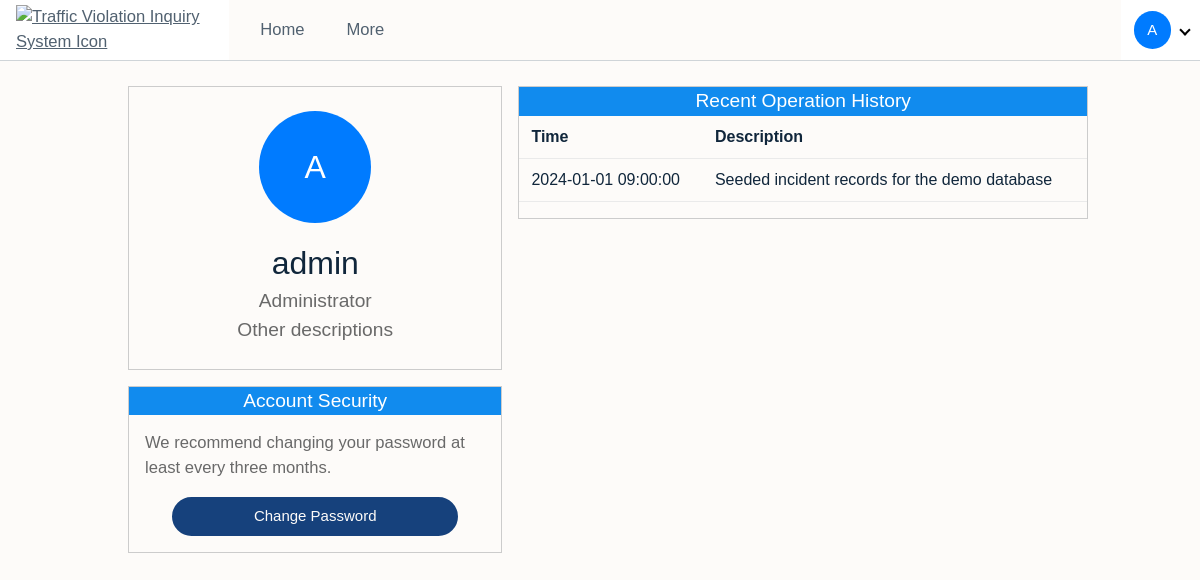
/cw2/profile_page.php (signed in), run on the app's committed database.
### tables this page shows
CREATE TABLE `Modification` (
  `Modification_ID` int(11) NOT NULL AUTO_INCREMENT,
  `User_ID` int(11) DEFAULT NULL,
  `Modification_type` varchar(20) NOT NULL,
  `Modification_datetime` datetime NOT NULL,
  `Modification_table` varchar(50) NOT NULL,
  `Modification_description` varchar(500) NOT NULL,
  `Modification_ref_ID` int(11) DEFAULT NULL,
  PRIMARY KEY (`Modification_ID`),
  KEY `fk_modification_user` (`User_ID`),
  CONSTRAINT `fk_modification_user` FOREIGN KEY (`User_ID`) REFERENCES `User` (`ID`)
);

### html/php_utils.php (called while the page is built, shortened)
<?php
function get_relative_path_to_root($file_path)
{
    $curr_path_to_root = ltrim(str_replace($_SERVER['DOCUMENT_ROOT'], '', $file_path), '/');
    $folders = explode('/', $curr_path_to_root);
    array_pop($folders);
    $relative_path_to_root = '';
    foreach ($folders as $folder) {
        $relative_path_to_root .= '../';
    }
    return $relative_path_to_root;
}
function get_current_user_id($conn){
    if(isset($_SESSION[USERNAME])){
        $username = $_SESSION[USERNAME];
        $stmt = $conn->prepare("SELECT ID FROM User WHERE Username = ?");
        $stmt->bind_param("s", $username);
        $stmt->execute();
        $result = $stmt->get_result();
        if ($result->num_rows > 0) {
            while ($row = $result->fetch_assoc()) {
                $user_id = $row["ID"];
                return $user_id;
            }
        }
    }
    return null;
}
?>

### html/cw2/profile_page.php (the view, shortened to what this page needs)
<?php
include_once $_SERVER['DOCUMENT_ROOT'].'/php_utils.php';
include_once $_SERVER['DOCUMENT_ROOT'].'/'.GADGET_UTILS_DIR.'navi_bar.php';
?>
<html lang="en-GB">
<head>
</head>
<body>
<?php
render_navi_bar(__FILE__);
?>
<div class="main_page_wrapper">
    <div class="profile-wrapper">
        <div class = 'profile-container'>
            <div class="left-column">
                <div class="profile_in_column_block">
                    <div class="profile_in_block_column_wrapper">
                        <span class="profile_user_icon"><?php echo strtoupper($_SESSION[USERNAME][0]) ?></span>
                        <div style="font-size: 2rem; margin-top: 1rem;">
                            <?php echo $_SESSION['Username'] ?>
                        </div>
                        <div style="font-size: 1.2rem; color: dimgrey;">
                            <?php
                                $authority = $_SESSION[AUTHORITY];
                                echo $authority;
                            ?>
                        </div>
                        <div style="font-size: 1.2rem; color: dimgrey;">
                            Other descriptions
                        </div>
                    </div>
                </div>
                <div class="profile_in_column_block">
                    <div class="profile_in_block_column_wrapper">
                        <span class = "profile_block_title">Account Security</span>
                        <div style="margin: 1rem; color: dimgrey;">We recommend changing your password at least every three months.</div>
                        <button id="change_password_button" class="btn btn-primary" style=" border-radius: 50px; padding-left: 5rem; padding-right: 5rem;">Change Password</button>
                    </div>
                </div>
            </div>
            <div class="right-column">
                <div class="profile_in_column_block">
                    <div class="profile_in_block_column_wrapper">
                        <span class = "profile_block_title">Recent Operation History</span>
                        <?php
                        $conn = start_mysql_connection();
                        $user_id = get_current_user_id($conn);
                        $stmt = $conn->prepare("SELECT * FROM `Modification` WHERE `User_ID`=? ORDER BY Modification_ID DESC LIMIT 6");
                        $stmt->bind_param("i", $user_id);
                        $stmt->execute();
                        $result = $stmt->get_result();
                        $modification_name_to_alias_array = array("Modification_datetime"=>"Time","Modification_description"=>"Description");
                        echo "<table class='audit_trail_simple'>";
                        echo "<thead>";
                        foreach ($modification_name_to_alias_array as $key => $value) {
                            echo "<th>".$value."</th>";
                        }
                        echo "</thead>";
                        echo "<tbody>";
                        if($result->num_rows > 0){
                            while($row = $result->fetch_assoc()) {
                                echo "<tr>";
                                foreach ($modification_name_to_alias_array as $key => $value) {
                                    echo "<td>" . $row[$key] . "</td>";
                                }
                                echo "</tr>";
                            }
                        }
                        echo "</tbody>";
                        echo "</table>";
                        ?>
                    </div>
                </div>
            </div>
        </div>
    </div>
</div>
</body>
</html>

### html/cw2/gadget_utils/navi_bar.php (shortened to what this page needs)
<?php
include_once $_SERVER['DOCUMENT_ROOT'].'/php_utils.php';
function render_navi_bar($file_path){
    $username = $_SESSION[USERNAME];
    $authority = $_SESSION[AUTHORITY];
    $logo_image_path = get_relative_path_to_root($file_path).IMAGE_DIR."tvis_navi.png";
    $logout_path = get_relative_path_to_root($file_path).LOGOUT_PATH;
    $navi_page_path = get_relative_path_to_root($file_path).NAVI_PAGE_PATH;
    $profile_path = get_relative_path_to_root($file_path).PROFILE_PAGE_PATH;
    $user_capital = '';
    if($username != "")
        $user_capital = strtoupper($username[0]);
    else{
        echo __FUNCTION__;
        echo "Username can't be empty";
        die();
    }
    $manage_dropmenu_item_inactive_class='inactive';
    if($authority == AUTHORITY_ADMIN){
        $manage_dropmenu_item_inactive_class = '';
    }
    $navi_bar_doc = <<<EOT
    <div>
        <nav class="navbar fixed-top navbar-expand">
            <a class="align-items-center display-flex">
                <img src=$logo_image_path class="logo" alt="Traffic Violation Inquiry System Icon">
            </a>
            <div style="background-color: #FDFBF9; width: 100%">
                <ul class="navbar-nav" style="margin-top: 0; margin-left: 10px; flex-direction: row;">
                    <li class="nav-item">
                        <a href="$navi_page_path" class="nav-item-link">Home</a>
                    </li>
                    <li class="nav-item">
                        <a class="nav-item-link">More</a>
                    </li>
                </ul>
            </div>
            <div class="navbar-nav ml-auto">
                <div class="display-flex align-items-stretch" style="height: 100%">
                    <div class="usermenu">
                        <div class="dropdown">
                            <a id="dropdown-button" role="button" class="btn dropdown-toggle">
                                <span class="userbutton">$user_capital</span>
                                <span class="arrow-down"></span>
                            </a>
                                        <a href="$profile_path" class="dropdown-item">Profile</a>
                                        <a class="dropdown-item $manage_dropmenu_item_inactive_class">Manage System</a>
                                        <a href="$logout_path" class="dropdown-item">Log out</a>
                        </div>
                    </div>
                </div>
            </div>
        </nav>
    </div>
EOT;
    echo $navi_bar_doc;
}
?>

### html/css/dis_cw2_common.css (style rules this page uses)
*, *::before, *::after { box-sizing: border-box; }
body { margin: 0; padding: 0; font-family: Arial, Helvetica, sans-serif, "Apple Color Emoji", "Segoe UI Emoji", "Segoe UI Symbol", "Noto Color Emoji"; font-size: .9375rem; font-weight: 400; line-height: 1.5; color: #10263B; text-align: left; background-color: #FDFBF9; }
html, body { height: 100%; }
div { display: block; }
a { color: #516170; text-decoration: underline; background-color: transparent; }
img { overflow-clip-margin: content-box; overflow: clip; }
input, button, select, optgroup, textarea { margin: 0; font-family: inherit; font-size: inherit; line-height: inherit; }
@media (max-width: 1200px) { body { font-size: calc(1rem + 0.05vw); } }
.btn { display: inline-block; font-weight: 400; color: #10263B; text-align: center; text-decoration: none; vertical-align: middle; user-select: none; background-color: transparent; border: 1px solid transparent; padding: .375rem .75rem; font-size: .9375rem; line-height: 1.5; border-radius: 0; transition: color 0.15s ease-in-out, background-color 0.15s ease-in-out, border-color 0.15s ease-in-out, box-shadow 0.15s ease-in-out; }
.btn:not(:disabled):not(.disabled) { cursor: pointer; }
.btn-primary { color: #FDFBF9; background-color: #16417C; border: 2px solid #16417C; }
.navbar { background-color: white; position: relative; display: flex; flex-wrap: wrap; align-items: center; justify-content: space-between; padding: .5rem 1rem; }
.fixed-top { position: fixed; top: 0; right: 0; left: 0; z-index: 1030; }
.navbar.fixed-top { padding-top: 0; padding-bottom: 0; box-shadow: none; border-bottom: #CFD4D8 1px solid; align-items: stretch; height: 61px; }
.navbar-expand { flex-flow: row nowrap; justify-content: flex-start; }
.navbar-nav { display: flex; flex-direction: column; padding-left: 0; margin-bottom: 0; list-style: none; }
.nav-item { height: 60px; color: #405162; border-top: 3px solid transparent; display: flex; align-items: center; white-space: nowrap; border-right: none; border-bottom: solid 3px transparent; border-left: none; padding: .5rem 1rem; text-decoration: none !important; font-size: calc(1rem + 0.05vw); }
.nav-item-link { height: 100%; padding: 5px 5px; display: flex; justify-content: center; align-items: center; text-decoration: none; }
.usermenu { display: flex; align-items: center; height: 100%; }
.logo { max-height: calc(60px - (0.25rem* 2)); }
.dropdown { display: flex; align-items: center; height: 100%; position: relative; }
.dropdown .dropdown-toggle { padding-top: 0; padding-bottom: 0; border-radius: 0; display: flex; align-items: center; height: 100%; }
.userbutton { width: 2.5em; height: 2.5em; border-radius: 50%; background-color: #007bff; color: #fff; border: none; cursor: pointer; display: flex; justify-content: center; align-items: center; text-align: center; padding: 0; }
.arrow-down { content: ''; border: solid black; display: inline-block; padding: 3px; right: -0.3em; transform: rotate(45deg); position: absolute; border-width: 0 2px 2px 0; }
.align-items-center { align-items: center !important; }
.display-flex { display: flex !important; }
.align-items-stretch { align-items: stretch !important; }
.ml-auto { margin-left: auto !important; }
.main_page_wrapper { display: flex; flex-direction: column; margin-left: 0; margin-right: 0; margin-top: 60px; padding-left: 1rem; }
.profile-container { display: flex; width: 100%; max-width: 60em; padding: 10px; }
.profile-wrapper { display: flex; flex-direction: row; width: 100%; justify-content: center; }
.left-column { flex: 2; padding: 0; box-sizing: border-box; }
.right-column { flex: 3; padding: 0; box-sizing: border-box; }
.profile_in_column_block { margin: 1rem 0.5rem; border: 1px solid #ccc; }
.profile_in_block_column_wrapper { display: flex; flex-direction: column; align-items: center }
.profile_user_icon { width: 7rem; height: 7rem; font-size: 2rem; border-radius: 50%; background-color: #007bff; color: #fff; border: none; cursor: pointer; display: flex; justify-content: center; align-items: center; text-align: center; padding: 0; }
.profile_block_title { width:100%; text-align: center; margin-bottom: 0; background-color: #118bee; color: white; font-size: 1.2rem; }

### html/cw2/profile_page.php (style rules this page uses)
.audit_trail_simple { width: 100%; border-collapse: collapse; }
.audit_trail_simple th, .audit_trail_simple td { padding: 12px; text-align: left; border-bottom: 1px solid #eaeaea; user-select: none; }

### data on the page
modification: Modification_datetime "2024-01-01 09:00:00", Modification_description "Seeded incident records for the demo database"

### other printed values
$user_capital "A"
$_SESSION[USERNAME][0] "A"
$_SESSION['Username'] "admin"
$authority "Administrator"
$value "Time"
$value "Description"
